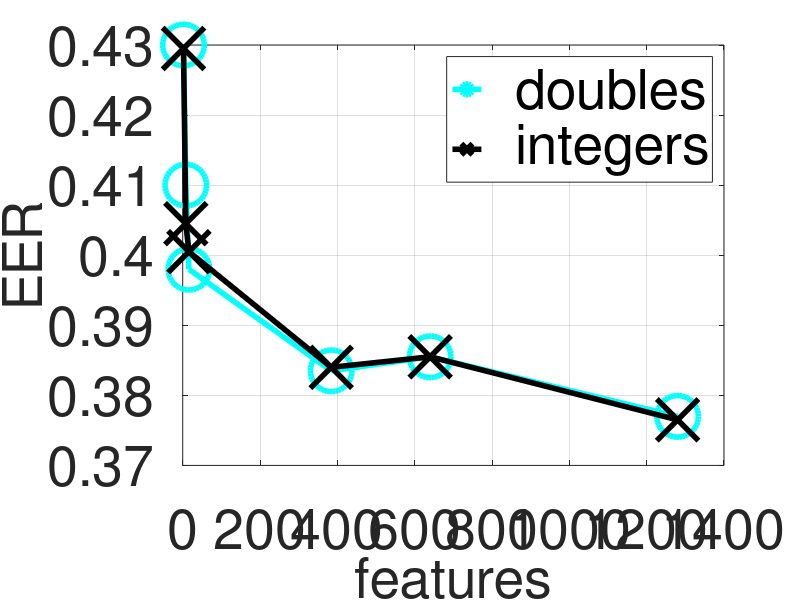

Write MATLAB code to recreate this figure.
% %%number of features: 1280, 640, 384, 16, 8, 2
% EERs = [0.377, 0.3855, 0.3835, 0.398, 0.41, 0.43;                   %% without rounding
%     0.3765, 0.3855, 0.384, 0.4005, 0.4045, 0.4295];                       %% with rounding
% env = ["without rounding", "with rounding"];
% features = [1280, 640, 384, 16, 8, 2];
% 
% plot3(EERs, env, features);

% %%number of features: 1280, 640, 384, 16, 8, 2
EERs = [0.377, 0.3855, 0.3835, 0.398, 0.41, 0.43];                  %% without rounding        
features = [1280, 640, 384, 16, 8, 2];

EERs2 = [ 0.3765, 0.3855, 0.384, 0.4005, 0.4045, 0.4295];          %% with rounding          
features2 = [1280, 640, 384, 16, 8, 2];

fontsize = 40;
linethickness = 4;
markersize = 30;

grid on
% 
% pts = [EERs; features];
% 
% plot3(pts(:,1), pts(:,2), pts(:,3));

% plot(features, EERs, 'color', '-c', '-o', 'markers',markersize);

plot(features, EERs, '-oc', 'markers',markersize);
hold on
% plot(features, EERs2, 'color', 'k','-x', 'markers',markersize);
plot(features, EERs2, '-xk', 'markers',markersize);

grid on

set(findall(gca, 'Type', 'Line'),'LineWidth',linethickness);
set(gca, 'FontSize', fontsize);

lgd = legend({'  doubles','  integers'}, 'FontSize', fontsize);
% plot3([0.36, 0.24], [0.45,0.235], [0.31,0.12], '-o');
xlabel('features', 'FontSize', fontsize);
ylabel('EER', 'FontSize', fontsize);
% zlabel('EER');


% %%number of features: 1280, 640, 384, 16, 8, 2
% EERs = [0.377, 0.3855, 0.3835, 0.398, 0.41, 0.43;                   %% without rounding
%     0.3765, 0.3855, 0.384, 0.4005, 0.4045, 0.4295];                       %% with rounding
% env = ["without rounding", "with rounding"];
% features = [1280, 640, 384, 16, 8, 2];
% 
% plot3(EERs, env, features);

% % %%number of features: 1280, 640, 384, 16, 8, 2
% EERs = [0.377, 0.3855, 0.3835, 0.398, 0.41, 0.43];                       %% without rounding
% env = ["without rounding","without rounding", "without rounding", "without rounding", "without rounding", "without rounding"];
% % env = [0,0,0,0,0,0];
% features = [1280, 640, 384, 16, 8, 2];
% 
% % EERs2 = [ 0.3765, 0.3855, 0.384, 0.4005, 0.4045, 0.4295];                       %% without rounding
% % % env = ["without rounding","without rounding", "without rounding", "without rounding", "without rounding", "without rounding"];
% % env2 = [1,1,1,1,1,1];
% % features2 = [1280, 640, 384, 16, 8, 2];
% 
% grid on
% % 
% % pts = [EERs; features];
% % 
% % plot3(pts(:,1), pts(:,2), pts(:,3));
% 
% plot(features, EERs, '-o');
% % set(gca,'yticklabel',env.')
% hold on
% plot(features2, EERs2, '-o')
% % plot3(features2, env2, EERs2, '-o');
% ax = gca;
% ax.ZGrid = 'on';
% ax.XGrid = 'on';
% ax.YGrid = 'on';
% % plot3(temp1, temp2, temp3, '-o');
% 
% % plot3([0.36, 0.24], [0.45,0.235], [0.31,0.12], '-o');
% xlabel('features');
% ylabel('env');
% zlabel('EER');